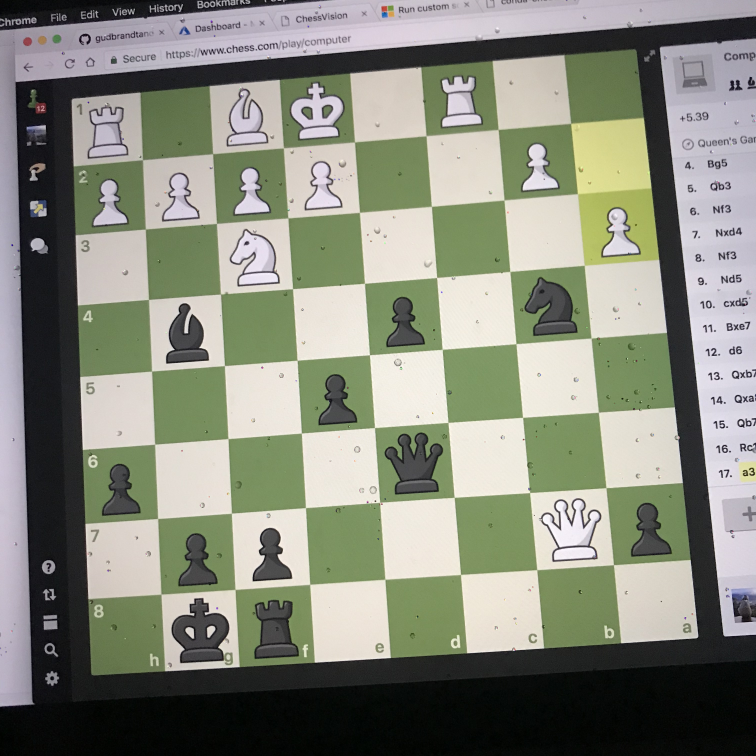
#> input picture data/new_raw/02e7deac-d739-49b0-a045-d2fd4b808494.JPG, 3024 x 3024 px, found by its file name (shown at 1/4 size); its folder holds 4 pictures in this run
$ python resize_images.py
#> lines starting #> are read from the running program, lines starting #| are printed output that depends on the picture
### chessvision/util.py
import cv2
import numpy as np
import random
import os
import argparse
import logging

logger = logging.getLogger("chessvision")


class BoardExtractionError(Exception):
    def json_string(self):
        return '{"error": "true", "errorMsg": "Board extraction failed!"}'


def listdir_nohidden(path):
    files = []
    for f in os.listdir(path):
        if not f.startswith('.'):
            files.append(f)
    return files

# [30 lines left out: function parse_arguments, not called in this run]

def writeDocumentationImage(image, name):
    cv2.imwrite("images/" + name + ".png", image)

# [6 lines left out: function showImage, not called in this run]

def drawLine(image, a, b, color, thickness=1):
    cv2.line(image, tuple(a), tuple(b), color, thickness)


# [5 lines left out: function draw_contour, not called in this run]


def drawBoundaries (image, boundaries, color=(128, 128, 0)):
    p_min, p_max = boundaries
    cv2.rectangle(image, p_min, p_max, color)


# [6 lines left out: function drawPerspective, not called in this run]


def drawLines(image, lines, color=(0,0,255), thickness=2):
    for l in lines:
        l.draw(image, color, thickness)

def drawPoint(image, point, color, thickness=4):
    cv2.circle(image, tuple([int(i) for i in point]), thickness, color)


# [4 lines left out: function ratio, not called in this run]

def randomColor(ncol=3):
    return [(random.randint(128, 255) * (random.randint(0,100) % 2)) for x in range(ncol)]

### chessvision/data_processing/resize_images.py
import sys
import argparse
import cv2
from util import listdir_nohidden, parse_arguments
import uuid
import os
import cv_globals

def resize_images(indir, outdir):
    """Resizes new raw images"""
#> called with indir = 'chessvision/data/new_raw/', outdir = 'chessvision/data/new_raw_resized/'
    for f in listdir_nohidden(indir):
        src = os.path.join(indir, f)
        image = cv2.imread(src)
#> image is the input picture: shape (3024, 3024, 3); mean B, G, R 123.7, 137.4, 134.5
        resized = cv2.resize(image, cv_globals.INPUT_SIZE, interpolation= cv2.INTER_AREA)
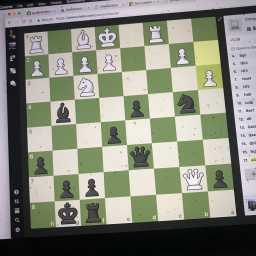
#> resized: shape (256, 256, 3); mean B, G, R 123.7, 137.4, 134.5
        dst = os.path.join(outdir, f)
        cv2.imwrite(dst, resized)
        print("resized image {}".format(src))
#> pass 2 of the loop in resize_images, `for f in listdir_nohidden(indir):`:
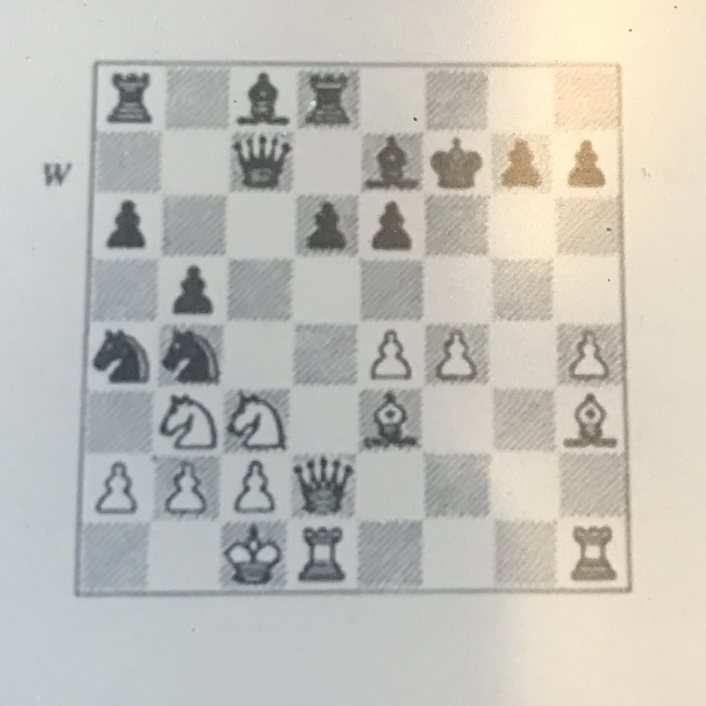
#> input picture data/new_raw/5e15989d-801d-49a5-9de5-ff3fd98a711a.JPG, 1411 x 1411 px, found by its file name (shown at 1/2 size)
#> in resize_images, image is the input picture: shape (1411, 1411, 3); mean B, G, R 184.4, 191.4, 193.6
#> in resize_images, `resized = cv2.resize(image, cv_globals.INPUT_SIZE, interpolation= cv2...`:
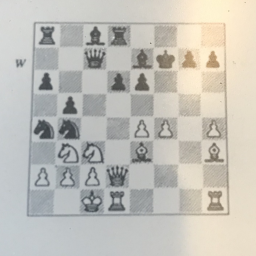
#> resized: shape (256, 256, 3); mean B, G, R 184.4, 191.4, 193.6
#> pass 3 of the loop in resize_images, `for f in listdir_nohidden(indir):`:
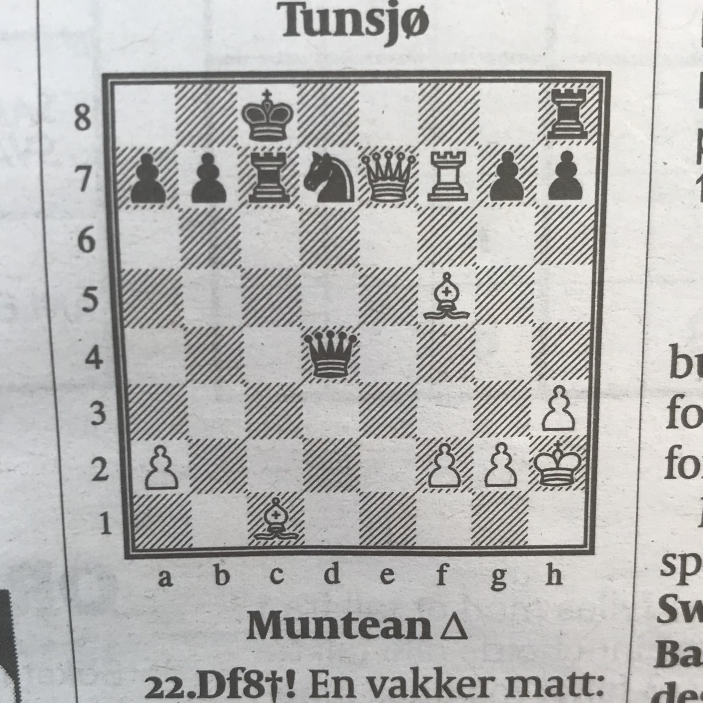
#> input picture data/new_raw/7adb46cf-4f78-467a-97dc-bd53d03d0d4c.JPG, 2108 x 2108 px, found by its file name (shown at 1/3 size)
#> in resize_images, image is the input picture: shape (2108, 2108, 3); mean B, G, R 180.1, 181.8, 182.4
#> in resize_images, `resized = cv2.resize(image, cv_globals.INPUT_SIZE, interpolation= cv2...`:
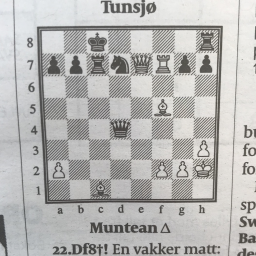
#> resized: shape (256, 256, 3); mean B, G, R 180.1, 181.8, 182.4
#> the loop made 4 passes; the first 3 are shown

if __name__ == "__main__":
    resize_images(os.path.join(cv_globals.data_root, "new_raw/"), os.path.join(cv_globals.data_root, "new_raw_resized/"))
